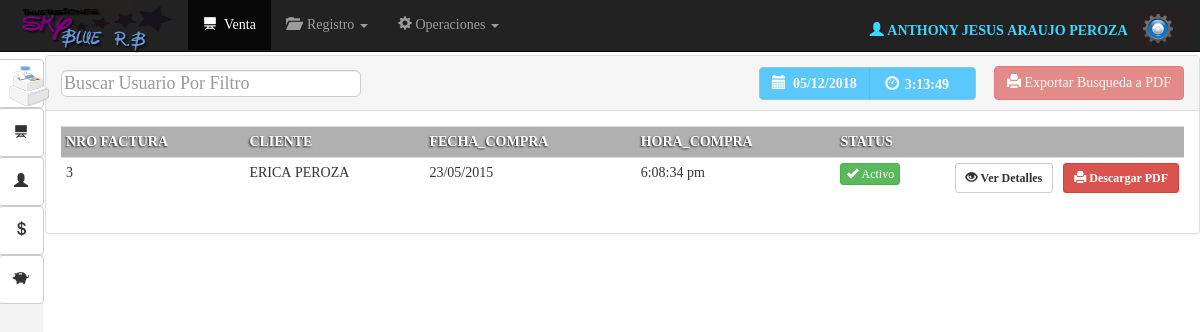
Screenshot of /vista/facturas.php (signed in) with the database file from the repository.
### tables this page shows
CREATE TABLE IF NOT EXISTS `usuarios` (
  `id_usuario` int(11) NOT NULL,
  `id_empleado` int(11) NOT NULL,
  `usuario` varchar(50) NOT NULL,
  `clave` varchar(50) NOT NULL,
  `nivel` tinyint(1) NOT NULL DEFAULT '1'
);

CREATE TABLE IF NOT EXISTS `empleados` (
  `id_empleado` int(11) NOT NULL,
  `cedula` varchar(8) NOT NULL,
  `nombres` varchar(100) NOT NULL,
  `apellidos` varchar(100) NOT NULL,
  `fecha_nac` varchar(10) NOT NULL,
  `fecha_registro` varchar(10) NOT NULL,
  `cargo` varchar(50) NOT NULL,
  `edo_civil` varchar(30) NOT NULL,
  `grado_formacion` varchar(100) NOT NULL,
  `ocupacion` varchar(100) NOT NULL,
  `genero` char(1) NOT NULL,
  `status` varchar(10) NOT NULL DEFAULT 'activo',
  `nacionalidad` varchar(100) NOT NULL
);

CREATE TABLE IF NOT EXISTS `facturas` (
  `id_factura` int(11) NOT NULL,
  `id_cliente` int(11) NOT NULL,
  `id_empleado` int(11) NOT NULL,
  `fecha_venta` varchar(10) NOT NULL,
  `hora_venta` varchar(15) NOT NULL,
  `status` tinyint(4) NOT NULL DEFAULT '1'
);

CREATE TABLE IF NOT EXISTS `clientes` (
  `id_cliente` int(11) NOT NULL,
  `cedula` varchar(10) NOT NULL,
  `nombre` varchar(50) NOT NULL,
  `apellido` varchar(50) NOT NULL,
  `genero` char(1) NOT NULL,
  `nacionalidad` varchar(100) NOT NULL,
  `fecha_nac` date NOT NULL,
  `fecha_ing` date NOT NULL,
  `hora_registro` varchar(10) NOT NULL,
  `status` tinyint(4) NOT NULL DEFAULT '1'
);

### vista/facturas.php (the view, shortened to what this page needs)
<?php require_once'../seguridad/seguridad.php';
$modelo=new ModCon();
$conexion=$modelo->conectar();
 ?>
<!DOCTYPE html>
<html lang="en">
  <head>
    <link href="../Bootstrap/css/bootstrap.css" rel="stylesheet">
     <link href="../css/MyStyle.css" rel="stylesheet">
      <link rel="stylesheet" type="text/css" href="../css/calendario.css">
  </head>
 <body onload="mueveReloj()">
      <nav class="navbar navbar-inverse navbar-fixed-top" id="contenedornavbar">
      <div class="container-fluid">
        <div class="navbar-header">
          <a class="navbar-brand" href=""><img id="logotipo"src="../img/logo.png" alt=""></a>
        </div>
        <div id="navbar" class="navbar-collapse collapse">
          <ul class="nav navbar-nav">
              <li class="active"><a href="venta.php"><span class="glyphicon glyphicon-blackboard" aria-hidden="true"></span>&nbsp;&nbsp;Venta</a></li>
 <li class="dropdown">
              <a href="#" class="dropdown-toggle" data-toggle="dropdown" role="button" aria-expanded="false"><span class="glyphicon glyphicon-folder-open" aria-hidden="true"></span> &nbsp;Registro <span class="caret"></span></a>
            </li>
           <li class="dropdown">
              <a href="#" class="dropdown-toggle" data-toggle="dropdown" role="button" aria-expanded="false"><span class="glyphicon glyphicon-cog" aria-hidden="true"></span>&nbsp;Operaciones <span class="caret"></span></a>
            </li>
          </ul>
<div class="btn-group navbar-form navbar-right" >
<?php
$log=$_SESSION['id'];
$user=$conexion->query("SELECT t1.id_usuario,t2.id_empleado, t2.nombres,t2.apellidos as apellidos
FROM usuarios t1
RIGHT Join empleados t2  ON t1.id_empleado=t2.id_empleado
WHERE t1.id_empleado='$log'");
$usr=$user->fetch_array();
 ?>
<label  id="log" class="navbar-left"><b><?php echo "<span class='glyphicon glyphicon-user' aria-hidden='true'></span>&nbsp;". $usr['nombres']."&nbsp;".$usr['apellidos']."&nbsp;";?></b></label>
  <button id="btnConfi" type="button" class="btn btn-default dropdown-toggle" data-toggle="dropdown" aria-expanded="false">
   <img src="../img/confi2.png" width="30" alt="">
  </button>
</div>
        </div>
      </div>
      <article id="navbar3">
       <button type="button" class="btn btn-default btn2" id="btn0"aria-label="Left Align">
 <img src="../img/fact.png" width="40" alt="">
<button type="button" class="btn btn-default btn2" id="btn1"aria-label="Left Align">
  <span class="glyphicon glyphicon-blackboard" aria-hidden="true"></span>
</button>
<button type="button" class="btn btn-default btn2" id="btn2"aria-label="Left Align">
  <span class="glyphicon glyphicon-user" aria-hidden="true"></span>
</button>
<button type="button" class="btn btn-default btn2" id="btn2"aria-label="Left Align">
  <span class="glyphicon glyphicon glyphicon-usd" aria-hidden="true"></span>
</button>
<button type="button" class="btn btn-default btn2 btn3" id="btn3"aria-label="Left Align">
  <span class="glyphicon glyphicon-piggy-bank" aria-hidden="true"></span>
</button>
</article>
    </nav>
 <div id="panel" class="panel panel-default">
  <div class="panel-heading">
<table border="0" width="100%" align="center">
  <tr>
   <td> <div class="form-group-lg ">
   <input type="text"class= "form-control" placeholder="Buscar Usuario Por Filtro" id="filtrar"/>
   </div> </td>
 <td width="235"> <div class="btn-group" role="group" aria-label="...">
  <button type="button" id="btnAzulCielo" disabled class="btn btn-info"><b><span class="glyphicon glyphicon-calendar" aria-hidden="true"></span>&nbsp;
  <?php $fecha=date("d/m/Y");
echo $fecha;
  ?></b></button>
  <button type="button" id="btnAzulCielo"disabled class="btn btn-info">
  <form name="form_reloj">
  &nbsp;<span class="glyphicon glyphicon-dashboard"></span>
<input type="text"disabled class="tamano"  id="reloj"name="reloj" size="10">
</form></button>
</div>
     <td width="150"> <button type="button"data-toggle="modal" data-target="#FinalizarVenta"  id="btnFinVenta"disabled class="btn btn-danger"> <span class="glyphicon glyphicon-print" aria-hidden="true"></span> Exportar Busqueda a PDF</button></td>
  </tr>
</table>
  </div>
  <div class="panel-body">
  <div class="container-fuid">
  <div class="row">
<div class="col-xs-12 ">
<center>
 <div  id="llenar_usuarios">
      <table  class="table table-striped table-condensed table-hover">
    <tr>
    <th class="headerT">NRO FACTURA</th>
    <th class="headerT">CLIENTE</th>
   <th class="headerT">FECHA_COMPRA</th>
      <th class="headerT">HORA_COMPRA</th>
      <th class="headerT">STATUS</th>
     <th class="headerT" colspan="3"></th>
    </tr>
    <?php
$sql=$conexion->query("SELECT t1.id_factura,t2.nombre,t2.apellido,DATE_FORMAT(t1.fecha_venta , '%d/%m/%Y'),t1.hora_venta,t1.status,t1.id_cliente
FROM facturas t1
INNER JOIN clientes t2 ON t2.id_cliente=t1.id_cliente
ORDER BY t1.id_factura asc");
while ($fila=$sql->fetch_array()) {
 ?>
 <tr>
    <td><?php echo $fila[0] ?></td>
    <td><?php echo $fila[1]."&nbsp;".$fila[2] ?></td>
    <td><?php echo $fila[3] ?></td>
     <td><?php echo $fila[4] ?></td>
     <td><?php $status=$fila[5];
if ($status=="1") {
 echo '  <button type="button" class="btn btn-success btn-xs"> <span class="glyphicon glyphicon-ok"></span>&nbsp;Activo</button>' ;
}else{ echo  '<button type="button" class="btn btn-danger btn-xs"> <span class="glyphicon glyphicon-remove"></span>&nbsp;Anulada</button>';
} ?></td>
 <td id="table_operaciones"><?php echo '  <a href="detalles_factura.php?codigo_fact='.$fila[0].'&cliente='.$fila[6].'" id="bold" class="btn btn-default btn-sm"> <span class="glyphicon glyphicon-eye-open"></span>&nbsp;Ver Detalles</a>';?></td>
  <td id="table_operaciones"><?php echo '  <a href="../reportes/factura.php?id='.$fila[0].'&codigo_facturacion" id="bold" class="btn btn-danger btn-sm"> <span class="glyphicon glyphicon-print"></span>&nbsp;Descargar PDF</a>';?></td>
</tr>
  <?php
}
     ?>
  </table>
</div>
</center>
  </div>
</div>
</div>
  </div>
</div>
</body>
</html>

### css/MyStyle.css (style rules this page uses)
body { font-family: "Ubuntu"; }
#log { color: #3DD6FF; line-height: 45px; font-family: "Ubuntu"; font-weight: bold; }
#bold { font-weight: bold; }
#btnAzulCielo { background: #08B1FF; text-align: left; font-weight: bold; height: 33px; }
.tamano { width: 60px; }
.headerT { background: #b0b0b0; color: #FFF; text-shadow: -1px 1px 2px rgba(0,0,0,0.8); }
#logotipo { width: 158px; height: 68px; margin-top: -29px; }
#filtrar { padding: 2px; width: 300px; height: 27px; }
#reloj { border: 0px; height: 22px; background: transparent; }
#table_operaciones { width: 10px; text-align: center; }

### rows the page displays
usuarios: id_empleado.nombres "ANTHONY JESUS", id_empleado.apellidos "ARAUJO PEROZA"
facturas: id_factura "3", id_cliente.nombre "ERICA", id_cliente.apellido "PEROZA", fila "23/05/2015", hora_venta "6:08:34 pm", status 1 (drawn)
